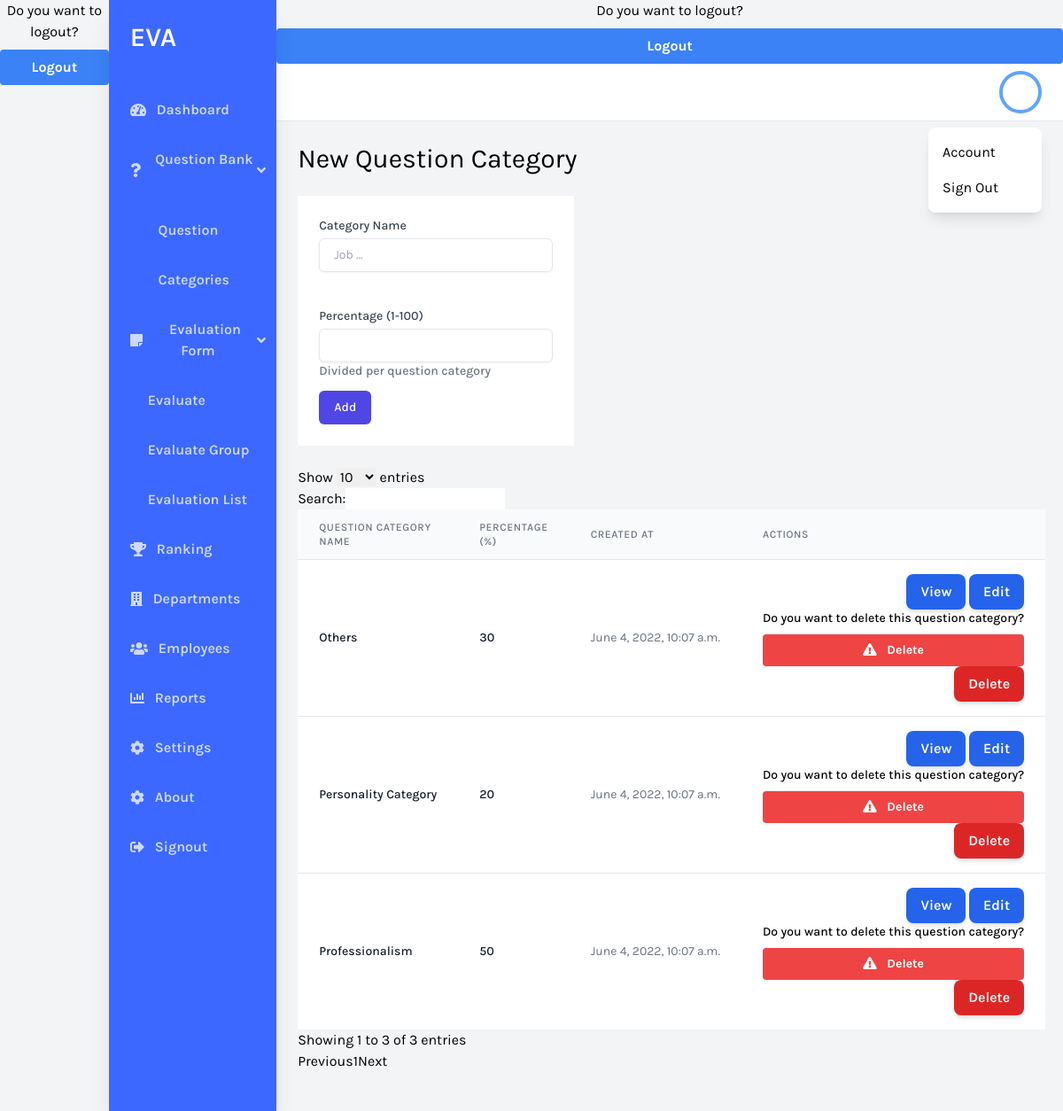
Screenshot of /question_categories/ with the database file from the repository.
### eva/models.py (models this page shows, shortened)
class QuestionCategory(models.Model):
    created_at = models.DateTimeField(auto_now_add=True)
    name = models.CharField(max_length=255)
    percentage = models.IntegerField(default=0)

### eva/views.py (the view)
# urls.py: path('question_categories/', views.question_categories, name='question_categories'),
def question_categories(request):
    success = ""
    if request.method == "POST":
        name = request.POST.get("name")
        percentage = request.POST.get("percentage")
        new_data = QuestionCategory(name=name, percentage=int(percentage))
        new_data.save()
        success = "Successfully added a new question category."
    data = QuestionCategory.objects.all()
    return render(request, "eva/question_categories.html", {"data": data, "success": success})

### eva/templates/eva/question_categories.html (shortened to what this page needs)
<!DOCTYPE html>
<html lang="en">
  <head>
    <script src="https://cdn.tailwindcss.com"></script>
    <link rel="stylesheet" href="https://cdnjs.cloudflare.com/ajax/libs/jquery-modal/0.9.1/jquery.modal.min.css" />
  </head>
  <body class="bg-gray-100 font-family-karla flex">
    {% include 'includes/navbar.html' %}
    <div class="w-full flex flex-col h-screen overflow-y-hidden">
      {% include 'includes/header.html' %}
      <div class="w-full overflow-x-hidden border-t flex flex-col">
        <main class="w-full flex-grow p-6">
          <h1 class="text-3xl text-black pb-6">New Question Category</h1>
          <form action="{% url 'question_categories' %}" method="post">
            <div class="flex flex-row flex-wrap mb-6 self-auto">
              <div class="px-4 py-5 bg-white sm:p-6">
                <div class="grid grid-cols-6 gap-6">
                  <div class="col-span-12">
                    <label
                      for="name"
                      class="block text-sm font-medium text-gray-700"
                      >Category Name</label
                    >
                    <input
                      type="text"
                      name="name"
                      placeholder="Job ..."
                      class="mt-1 focus:ring-indigo-500 focus:border-indigo-500 block w-full shadow-sm sm:text-sm border border-gray-200 rounded-md px-4 py-2"
                    />
                  </div>
                </div><div class="grid grid-cols-6 gap-6 mt-5">
                  <div class="col-span-12">
                <div class="grid grid-cols-6 gap-6 mt-5">
                  <div class="col-span-12">
                    <label
                      for="percentage"
                      class="block text-sm font-medium text-gray-700"
                      >Percentage (1-100)</label
                    >
                    <input
                      type="number"
                      name="percentage"
                      min="1"
                      max="100"
                      class="mt-1 focus:ring-indigo-500 focus:border-indigo-500 block w-full shadow-sm sm:text-sm border border-gray-200 rounded-md px-4 py-2"
                    />
                  </div>
                </div>
                    <label
                      for="percentage"
                      class="block text-sm font-medium text-gray-500"
                      >Divided per question category</label
                    >
                  </div>
                </div>
                <button
                  type="submit"
                  class="mt-3 inline-flex justify-center py-2 px-4 border border-transparent shadow-sm text-sm font-medium rounded-md text-white bg-indigo-600 hover:bg-indigo-700 focus:outline-none focus:ring-2 focus:ring-offset-2 focus:ring-indigo-500"
                >
                  Add
                </button>
              </div>
            </div>
          </form>
          <div class="flex flex-col mt-5 mb-5">
            <table id="table" class="min-w-full divide-y divide-gray-200">
              <thead class="bg-gray-50">
                <tr>
                  <th
                    scope="col"
                    class="px-6 py-3 text-left text-xs font-medium text-gray-500 uppercase tracking-wider"
                  >
                    Question Category Name
                  </th>
                  <th
                    scope="col"
                    class="px-6 py-3 text-left text-xs font-medium text-gray-500 uppercase tracking-wider"
                  >
                    Percentage (%)
                  </th>
                  <th
                    scope="col"
                    class="px-6 py-3 text-left text-xs font-medium text-gray-500 uppercase tracking-wider"
                  >
                    Created at
                  </th>
                  <th
                    scope="col"
                    class="px-6 py-3 text-left text-xs font-medium text-gray-500 uppercase tracking-wider"
                  >Actions</th>
                </tr>
              </thead>
              <tbody class="bg-white divide-y divide-gray-200">
                 {% for x in data %}
                <tr>
                  <td class="px-6 py-4 whitespace-nowrap">
                    <div class="flex items-center">
                      <div class="text-sm font-medium text-gray-900">
                        {{ x.name }}
                      </div>
                    </div>
                  </td>
                  <td class="px-6 py-4 whitespace-nowrap">
                    <div class="flex items-center">
                      <div class="text-sm font-medium text-gray-900">
                        {{ x.percentage }}
                      </div>
                    </div>
                  </td>
                  <td class="px-6 py-4 whitespace-nowrap text-sm text-gray-500">
                    {{ x.created_at }}
                  </td>
                  <td
                    class="px-6 py-4 whitespace-nowrap text-right text-sm font-medium"
                  >
                    <a
                      href="{% url 'question_link_category' x.id %}"
                      class="inline-block flex-shrink-0 bg-blue-600 text-white text-base font-semibold py-2 px-4 rounded-lg shadow-md hover:bg-blue-800 focus:outline-none focus:ring-2 focus:ring-blue-500 focus:ring-offset-2 focus:ring-offset-blue-200"
                    >
                      View
                    </a>
                    <a
                      href="{% url 'question_category_detail' x.id %}"
                      class="inline-block flex-shrink-0 bg-blue-600 text-white text-base font-semibold py-2 px-4 rounded-lg shadow-md hover:bg-blue-800 focus:outline-none focus:ring-2 focus:ring-blue-500 focus:ring-offset-2 focus:ring-offset-blue-200"
                    >
                      Edit
                    </a>
                     <div id="delete" class="modal">
                      <p class="text-center">Do you want to delete this question category?
                          <form
                      class= "block bg-red-500 hover:bg-red-700 text-white font-bold py-2 px-4 rounded text-center mt-2"
                      action="{% url 'question_category_delete' x.id %}"
                      method="post">
                      <i class="fas fa-exclamation-triangle mr-2"></i>
                      <button
                        class="text-center">
                        Delete
                      </button>
                    </form>
                     </div>
                    <a href = "#delete" rel="modal:open"
                      class="inline-block flex-shrink-0 bg-red-600 text-white text-base font-semibold py-2 px-4 rounded-lg shadow-md hover:bg-red-800 focus:outline-none focus:ring-2 focus:ring-red-500 focus:ring-offset-2 focus:ring-offset-red-200"
                    >
                      Delete
                    </a>
                  </td>
                </tr>
                {% endfor %}
              </tbody>
            </table>
          </div>
        </main>
      </div>
    </div>
  </body>
</html>

### eva/templates/eva/question_categories.html (style rules this page uses)
.font-family-karla { font-family: karla; }

### rows the page displays
QuestionCategory: name "Personality Category", percentage "20", created_at "June 4, 2022, 10:07 a.m."
QuestionCategory: name "Professionalism", percentage "50", created_at "June 4, 2022, 10:07 a.m."
QuestionCategory: name "Others", percentage "30", created_at "June 4, 2022, 10:07 a.m."
